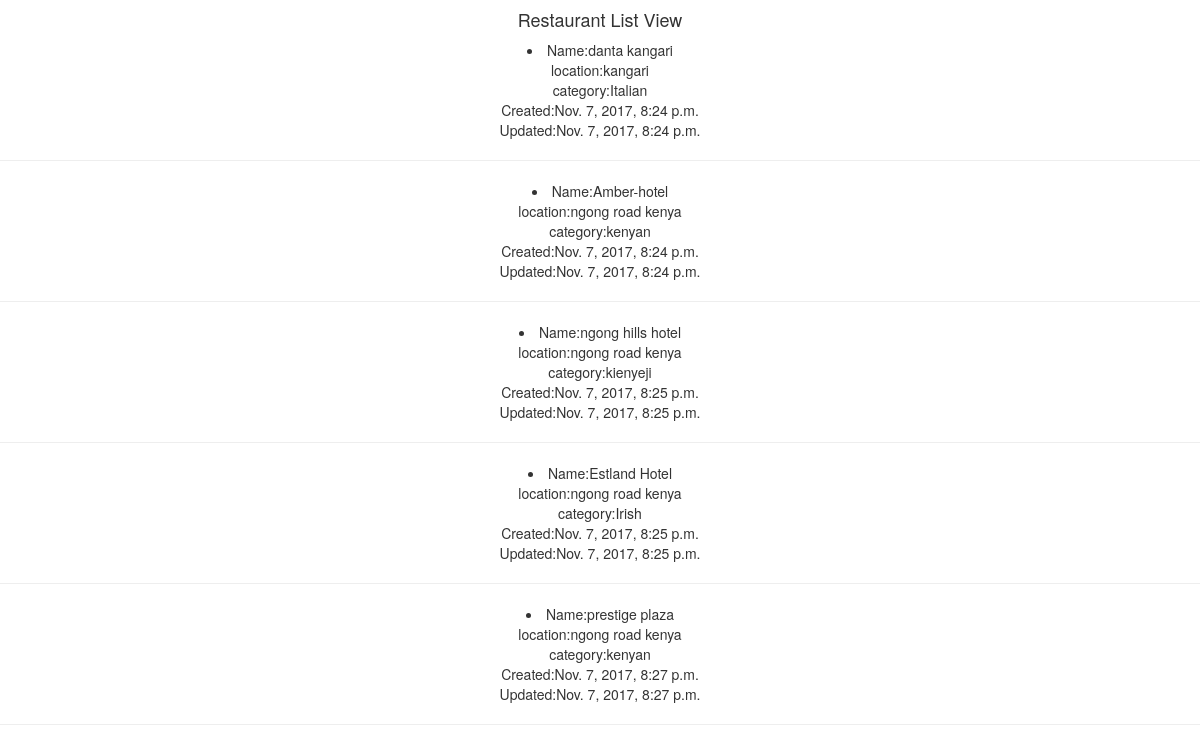
The page / on the database its author committed.
### restaurants/models.py (models this page shows, shortened)
class RestaurantLocation(models.Model):
    name = models.CharField(max_length=120)
    location = models.CharField(max_length=120,blank=True, null=True)
    category = models.CharField(max_length=120,blank=False, null=True)
    timestamp = models.DateTimeField(auto_now_add=True)  #when it was created/ added
    updated = models.DateTimeField(auto_now=True) #when it was updated/changed

### restaurants/views.py (the view)
# urls.py: url(r'^',restaurant_listview,name="list" ),
def restaurant_listview(request):
    queryset = RestaurantLocation.objects.all()
    context = {
        "object_list":queryset
    }
    template = 'list.html'
    return render(request,template,context)

### restaurants/templates/list.html (shortened to what this page needs)
{% extends "base.html" %}
        {% block content %}
        <h4 style="text-align:center;">Restaurant List View</h4>
        <div style="text-align:center;">
        {% for obj in object_list %}
        <li>Name:{{ obj.name }} <br>   location:{{ obj.location }} <br> category:{{ obj.category }}  <br> Created:{{ obj.timestamp }} <br> Updated:{{ obj.updated }}</li>
        <hr>
        {% endfor %}
      {% endblock content %}

### restaurants/templates/base.html (shortened to what this page needs)
{% load staticfiles %}
<!DOCTYPE html>
<html lang="en">
<head>
        <link href="{% static "css/bootstrap.min.css" %}" rel="stylesheet">
        <link href="{% static "css/base.css" %}" rel="stylesheet">
</head>
<body>
    {% block content %}
    {% endblock content %}
</body>
</html>

### rows shown on the page
RestaurantLocation: name "danta kangari", location "kangari", category "Italian", timestamp "Nov. 7, 2017, 8:24 p.m.", updated "Nov. 7, 2017, 8:24 p.m."
RestaurantLocation: name "Amber-hotel", location "ngong road kenya", category "kenyan", timestamp "Nov. 7, 2017, 8:24 p.m.", updated "Nov. 7, 2017, 8:24 p.m."
RestaurantLocation: name "ngong hills hotel", location "ngong road kenya", category "kienyeji", timestamp "Nov. 7, 2017, 8:25 p.m.", updated "Nov. 7, 2017, 8:25 p.m."
RestaurantLocation: name "Estland Hotel", location "ngong road kenya", category "Irish", timestamp "Nov. 7, 2017, 8:25 p.m.", updated "Nov. 7, 2017, 8:25 p.m."
RestaurantLocation: name "prestige plaza", location "ngong road kenya", category "kenyan", timestamp "Nov. 7, 2017, 8:27 p.m.", updated "Nov. 7, 2017, 8:27 p.m."
